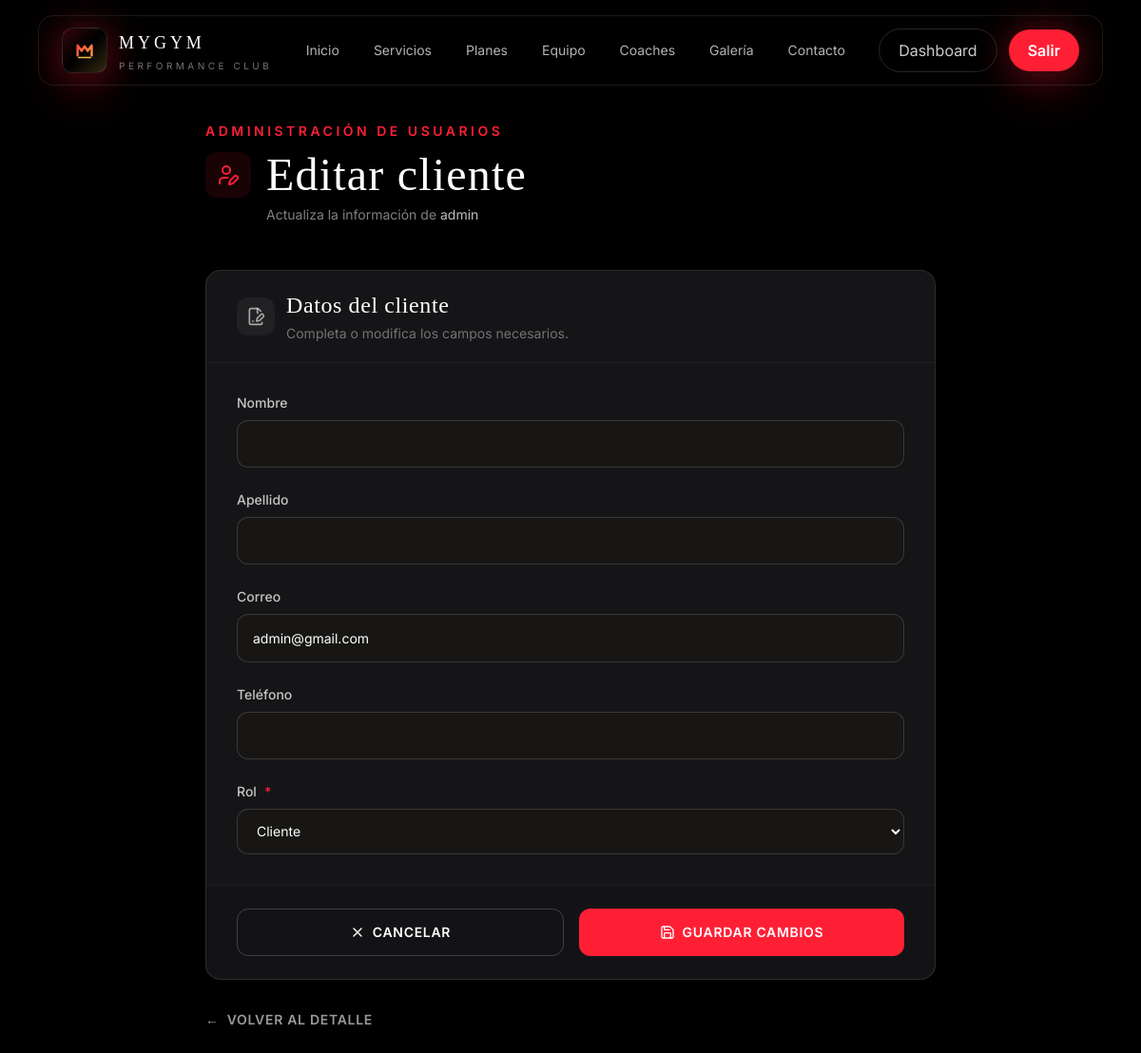
Page /administrador/clientes/2/editar/ (signed in) on the committed database.
### core/models.py (models this page shows, shortened)
class Usuario(AbstractUser):
    ROL_CHOICES = [
        ('cliente', 'Cliente'),
        ('administrador', 'Administrador'),
        ('recepcionista', 'Recepcionista'),
        ('entrenador', 'Entrenador'),
    ]
    rol = models.CharField(
        max_length=20,
        choices=ROL_CHOICES,
        default='cliente'
    )
    telefono = models.CharField(max_length=15, blank=True, null=True)
    foto_perfil = models.ImageField(
        upload_to='perfiles/',
        blank=True,
        null=True
    )

### administrador/views.py (the view)
    @login_required
    def wrapper(request, *args, **kwargs):
        if request.user.rol not in ['administrador', 'recepcionista']:
            messages.error(request, 'No tienes permisos para esta acción.')
            return redirect('dashboard')
        return view_func(request, *args, **kwargs)

### administrador/forms.py
class ClienteForm(forms.ModelForm):
    class Meta:
        model = Usuario
        fields = ['first_name', 'last_name', 'email', 'telefono', 'rol']
        widgets = {
            'first_name': forms.TextInput(attrs={'class': 'form-input'}),
            'last_name': forms.TextInput(attrs={'class': 'form-input'}),
            'email': forms.EmailInput(attrs={'class': 'form-input'}),
            'telefono': forms.TextInput(attrs={'class': 'form-input'}),
            'rol': forms.Select(attrs={'class': 'form-input'}),
        }
        labels = {
            'first_name': 'Nombre',
            'last_name': 'Apellido',
            'email': 'Correo',
            'telefono': 'Teléfono',
            'rol': 'Rol',
        }

### administrador/views.py (called while the page is built)
def solo_admin_recepcion(view_func):
    @login_required
    def wrapper(request, *args, **kwargs):
        if request.user.rol not in ['administrador', 'recepcionista']:
            messages.error(request, 'No tienes permisos para esta acción.')
            return redirect('dashboard')
        return view_func(request, *args, **kwargs)
    return wrapper

@solo_admin_recepcion
def editar_cliente(request, usuario_id):
    usuario = get_object_or_404(Usuario, pk=usuario_id, rol='cliente')
    if request.method == 'POST':
        form = ClienteForm(request.POST, instance=usuario)
        if form.is_valid():
            form.save()
            registrar_evento(
                request.user,
                'Editar cliente',
                f'Se actualizaron datos de {usuario.get_full_name() or usuario.username}.'
            )
            messages.success(request, 'Datos del cliente actualizados correctamente.')
            return redirect('administrador:detalle_cliente', usuario_id=usuario.pk)
    else:
        form = ClienteForm(instance=usuario)
    return render(request, 'administrador/clientes/form.html', {
        'cliente': usuario,
        'form': form,
    })

### templates/administrador/clientes/form.html (shortened to what this page needs)
{% extends 'base.html' %}
{% block content %}
<section class="min-h-screen bg-gym-black pt-28 sm:pt-32 pb-20 px-4 sm:px-8 lg:px-10">
  <div class="max-w-3xl mx-auto">
    <div class="reveal mb-10 sm:mb-12">
      <p class="text-gym-red text-xs sm:text-sm font-semibold uppercase tracking-[0.25em] mb-3">
        Administración de usuarios
      </p>
      <div class="flex items-start gap-4">
        <div class="w-12 h-12 rounded-xl bg-gym-red/10 flex items-center justify-center shrink-0">
          <i data-lucide="user-pen" class="w-6 h-6 text-gym-red"></i>
        </div>
        <div>
          <h1 class="font-display text-4xl sm:text-5xl text-white tracking-wide leading-tight">
            Editar cliente
          </h1>
          <p class="text-white/50 text-sm mt-2">
            Actualiza la información de
            <span class="text-white/75">
              {{ cliente.get_full_name|default:cliente.username }}
            </span>
          </p>
        </div>
      </div>
    </div>
    <form
      method="post"
      class="reveal bg-gym-surface border border-white/10 rounded-2xl overflow-hidden">
      <div class="px-6 sm:px-8 py-5 border-b border-white/5 flex items-center gap-3">
        <div class="w-10 h-10 rounded-xl bg-white/5 flex items-center justify-center">
          <i data-lucide="file-pen-line" class="w-5 h-5 text-white/60"></i>
        </div>
        <div>
          <h2 class="font-display text-xl sm:text-2xl text-white tracking-wide">
            Datos del cliente
          </h2>
          <p class="text-white/40 text-xs sm:text-sm mt-1">
            Completa o modifica los campos necesarios.
          </p>
        </div>
      </div>
      <div class="px-6 sm:px-8 py-7 sm:py-8 space-y-6">
        {% for field in form %}
          <div class="form-field">
            <label
              for="{{ field.id_for_label }}"
              class="flex items-center gap-2 text-white/75 text-sm font-medium mb-2">
              <span>{{ field.label }}</span>
              {% if field.field.required %}
                <span class="text-gym-red" aria-hidden="true">*</span>
              {% endif %}
            </label>
            <div class="form-control-wrapper">
              {{ field }}
            </div>
          </div>
        {% endfor %}
      </div>
      <div class="px-6 sm:px-8 py-6 border-t border-white/5 bg-black/10">
        <div class="flex flex-col-reverse sm:flex-row gap-3 sm:gap-4">
          <a
            href="{% url 'administrador:detalle_cliente' cliente.pk %}"
            class="flex-1 inline-flex items-center justify-center gap-2 border border-white/20 text-white font-semibold py-3.5 px-5 rounded-xl uppercase tracking-wider text-sm hover:border-gym-red hover:text-gym-red transition-all duration-200">
            <i data-lucide="x" class="w-4 h-4"></i>
            Cancelar
          </a>
          <button
            type="submit"
            class="flex-1 inline-flex items-center justify-center gap-2 bg-gym-red hover:bg-red-700 text-white font-semibold py-3.5 px-5 rounded-xl uppercase tracking-wider text-sm transition-all duration-200 hover:shadow-lg hover:shadow-gym-red/25">
            <i data-lucide="save" class="w-4 h-4"></i>
            Guardar cambios
          </button>
        </div>
      </div>
    </form>
    <a
      href="{% url 'administrador:detalle_cliente' cliente.pk %}"
      class="inline-flex items-center gap-2 mt-8 text-sm font-semibold text-white/60 hover:text-gym-red uppercase tracking-wider transition-colors">
      <span aria-hidden="true">←</span>
      Volver al detalle
    </a>
  </div>
</section>
{% endblock %}

### static/css/style.css (style rules this page uses)
html { scroll-behavior: smooth; }
body { background-color: #0b0b0c; }
.reveal { opacity: 0; transform: translateY(18px); transition: opacity .7s ease, transform .7s ease; }
.reveal.visible { opacity: 1; transform: translateY(0); }

### templates/base.html (style rules this page uses)
body { background-color: #0a0a0b; background-image: radial-gradient(circle at 15% 10%, rgba(255,31,53,0.08), transparent 35%), radial-gradient(circle at 85% 25%, rgba(255,201,77,0.06), transparent 30%), radial-gradient(circle at 50% 90%, rgba(255,31,53,0.05), transparent 40%); background-attachment: fixed; }

### templates/administrador/clientes/form.html (style rules this page uses)
.form-control-wrapper input, .form-control-wrapper select, .form-control-wrapper textarea { width: 100%; background: #171614; border: 1px solid rgba(255, 255, 255, 0.15); border-radius: 0.75rem; padding: 0.85rem 1rem; color: #ffffff; font-size: 0.875rem; line-height: 1.5; transition: border-color 0.2s ease, box-shadow 0.2s ease, background-color 0.2s ease; }
.form-control-wrapper input, .form-control-wrapper select { min-height: 3rem; }
.form-control-wrapper input::placeholder, .form-control-wrapper textarea::placeholder { color: rgba(255, 255, 255, 0.3); }
.form-control-wrapper select { cursor: pointer; padding-right: 2.75rem; }
.form-control-wrapper select option { background: #171614; color: #ffffff; }

### rows in the picture
Usuario: get_full_name "admin", form "admin@gmail.com" "Cliente"

### other values in the picture
{{ field.label }} "Nombre" "Apellido" "Correo" "Teléfono" "Rol"
